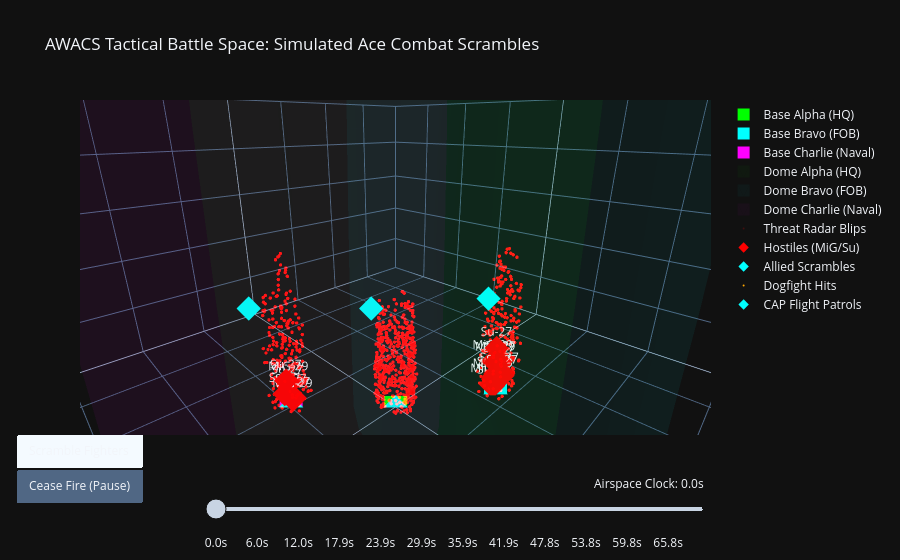

The code cell stored with this chart in its notebook:
### Code cell
# Interactive 3D Animated Tactical Map with Plotly
import plotly.graph_objects as go
import numpy as np
import math

print("Assembling 3D tactical dogfight animation frames...")

# 1. Base stations setup (bases are squares as requested!)
fig = go.Figure(data=[
    go.Scatter3d(x=[0], y=[0], z=[0], mode='markers', marker=dict(size=12, color='lime', symbol='square'), name='Base Alpha (HQ)'),
    go.Scatter3d(x=[-60000], y=[40000], z=[0], mode='markers', marker=dict(size=12, color='cyan', symbol='square'), name='Base Bravo (FOB)'),
    go.Scatter3d(x=[50000], y=[-50000], z=[0], mode='markers', marker=dict(size=12, color='magenta', symbol='square'), name='Base Charlie (Naval)')
])

# 2. Semi-translucent Radar Domes for each base (using Mesh3d for a smooth glass-like dome!)
theta = np.linspace(0, 2.*np.pi, 30)
phi = np.linspace(0, np.pi/2, 15)
theta, phi = np.meshgrid(theta, phi)
r = 100000 # 100km dome range

x_d = (r * np.sin(phi) * np.cos(theta)).flatten()
y_d = (r * np.sin(phi) * np.sin(theta)).flatten()
z_d = (r * np.cos(phi)).flatten()

# Add Mesh3d domes (glass-like, no spiral grids)
fig.add_trace(go.Mesh3d(x=x_d, y=y_d, z=z_d, opacity=0.03, color='lime', alphahull=0, name='Dome Alpha (HQ)', showlegend=True))
fig.add_trace(go.Mesh3d(x=x_d - 60000, y=y_d + 40000, z=z_d, opacity=0.03, color='cyan', alphahull=0, name='Dome Bravo (FOB)', showlegend=True))
fig.add_trace(go.Mesh3d(x=x_d + 50000, y=y_d - 50000, z=z_d, opacity=0.03, color='magenta', alphahull=0, name='Dome Charlie (Naval)', showlegend=True))

# 3. Static background threat plots
fig.add_trace(go.Scatter3d(
    x=top_threats['x'], y=top_threats['y'], z=top_threats['altitude'],
    mode='markers', marker=dict(size=2, color='rgba(255, 0, 0, 0.2)'),
    name='Threat Radar Blips'
))

# 4. Grab top 20 engagements to animate in high-fidelity (increased from 15 for extra intense action!)
engagements = top_threats[top_threats['tti'] > 0].head(20).copy()

# Initial Hostile Positions (t = 0) (Red diamonds represent enemy 3D triangle wings!)
fig.add_trace(go.Scatter3d(
    x=engagements['x'], y=engagements['y'], z=engagements['altitude'],
    mode='markers+text', marker=dict(size=8, color='red', symbol='diamond'),
    text=engagements['aircraft_type'], textposition='top center',
    name='Hostiles (MiG/Su)'
))

# Initial Interceptor Positions (t = 0, starting at their launch bases) (Cyan diamonds represent allied 3D triangle wings!)
bx_coords, by_coords, bz_coords, interceptor_names = [], [], [], []
for _, row in engagements.iterrows():
    b_idx = int(row['launch_base_idx'])
    bx_coords.append(base_x_arr[b_idx])
    by_coords.append(base_y_arr[b_idx])
    bz_coords.append(base_z_arr[b_idx])
    interceptor_names.append('F-15' if row['aircraft_type_id'] == 0 else 'F-14')

fig.add_trace(go.Scatter3d(
    x=bx_coords, y=by_coords, z=bz_coords,
    mode='markers+text', marker=dict(size=8, color='cyan', symbol='diamond'),
    text=interceptor_names, textposition='bottom center',
    name='Allied Scrambles'
))

# Hit Explosion Markers (t = 0, empty)
fig.add_trace(go.Scatter3d(
    x=[None], y=[None], z=[None],
    mode='markers', marker=dict(size=1, color='orange', symbol='circle'),
    name='Dogfight Hits'
))

# Allied Combat Air Patrols (CAP) patrolling the airspace (Cyan diamonds for allied jets!)
patrol_x, patrol_y, patrol_z = [], [], []
for b_idx in range(num_bases):
    patrol_x.append(base_x_arr[b_idx] + 20000.0)
    patrol_y.append(base_y_arr[b_idx])
    patrol_z.append(10000.0)

fig.add_trace(go.Scatter3d(
    x=patrol_x, y=patrol_y, z=patrol_z,
    mode='markers', marker=dict(size=8, color='cyan', symbol='diamond'),
    name='CAP Flight Patrols'
))

# Trace Index mappings:
# 0,1,2: Bases
# 3,4,5: Domes
# 6: Threat Context
# 7: Animated Hostiles
# 8: Animated Allied Scrambles
# 9: Animated Hits
# 10: CAP Flight Patrols

# Calculate Animation Frames
num_frames = 60
max_time = float(engagements['tti'].max() * 1.1)
times = np.linspace(0, max_time, num_frames)
dt = times[1] - times[0]

frames = []
for k, t in enumerate(times):
    b_x, b_y, b_z, b_txt = [], [], [], []
    i_x, i_y, i_z, i_txt = [], [], [], []
    exp_x, exp_y, exp_z, exp_sz = [], [], [], []
    
    for _, row in engagements.iterrows():
        px, py, pz = row['x'], row['y'], row['altitude']
        h_rad = row['heading'] * math.pi / 180.0
        vx = row['velocity'] * math.sin(h_rad)
        vy = row['velocity'] * math.cos(h_rad)
        tti_val = row['tti']
        b_idx = int(row['launch_base_idx'])
        bx, by, bz = base_x_arr[b_idx], base_y_arr[b_idx], base_z_arr[b_idx]
        
        # Target position
        if t < tti_val:
            b_x.append(px + vx * t)
            b_y.append(py + vy * t)
            b_z.append(pz)
            b_txt.append(row['aircraft_type'])
            
            # Allied Interceptor position flying towards interception point
            ratio = t / tti_val
            i_x.append(bx + (row['int_x'] - bx) * ratio)
            i_y.append(by + (row['int_y'] - by) * ratio)
            i_z.append(bz + (row['int_z'] - bz) * ratio)
            i_txt.append('F-15 Eagle' if row['aircraft_type_id'] == 0 else 'F-14 Tomcat')
        else:
            # Show dynamic expanding explosion for 2.5 seconds post-interception
            if t < tti_val + 2.5:
                exp_x.append(row['int_x'])
                exp_y.append(row['int_y'])
                exp_z.append(row['int_z'])
                exp_sz.append(int(10 + (t - tti_val) * 12))
                
    # Allied CAP Flight positions patrolling around their respective bases
    pat_x, pat_y, pat_z = [], [], []
    for b_idx in range(num_bases):
        bx, by = base_x_arr[b_idx], base_y_arr[b_idx]
        omega = 0.06 # angular speed
        rad = 20000.0
        pat_x.append(bx + rad * math.cos(omega * t + b_idx * math.pi/3.0))
        pat_y.append(by + rad * math.sin(omega * t + b_idx * math.pi/3.0))
        pat_z.append(10000.0 + math.sin(omega * t) * 1200.0)
        
    frames.append(go.Frame(
        data=[
            go.Scatter3d(x=b_x, y=b_y, z=b_z, text=b_txt, marker=dict(size=8, color='red', symbol='diamond')),
            go.Scatter3d(x=i_x, y=i_y, z=i_z, text=i_txt, marker=dict(size=8, color='cyan', symbol='diamond')),
            go.Scatter3d(
                x=exp_x if len(exp_x) > 0 else [None],
                y=exp_y if len(exp_y) > 0 else [None],
                z=exp_z if len(exp_z) > 0 else [None],
                marker=dict(size=exp_sz if len(exp_sz) > 0 else 1, color='orange', symbol='circle')
            ),
            go.Scatter3d(x=pat_x, y=pat_y, z=pat_z, marker=dict(size=8, color='cyan', symbol='diamond'))
        ],
        name=f'frame_{k}',
        traces=[7, 8, 9, 10]
    ))

fig.frames = frames

# 5. UI layout controls: Play, Pause, and Timeline Slider
fig.update_layout(
    title='AWACS Tactical Battle Space: Simulated Ace Combat Scrambles',
    scene=dict(
        xaxis=dict(title='X (meters)', range=[-200000, 200000]),
        yaxis=dict(title='Y (meters)', range=[-200000, 200000]),
        zaxis=dict(title='Altitude (meters)', range=[0, 25000]),
        aspectmode='manual',
        aspectratio=dict(x=1, y=1, z=0.5),
        camera=dict(
            eye=dict(x=0.4, y=0.4, z=0.2)
        )
    ),
    template='plotly_dark',
    updatemenus=[dict(
        type='buttons',
        x=0.1, y=0,
        buttons=[
            dict(label='Scramble Fighters', method='animate', args=[None, dict(frame=dict(duration=100, redraw=True), fromcurrent=True)]),
            dict(label='Cease Fire (Pause)', method='animate', args=[[None], dict(frame=dict(duration=0, redraw=False), mode='immediate')])
        ]
    )],
    sliders=[dict(
        steps=[dict(
            method='animate',
            args=[[f'frame_{k}'], dict(mode='immediate', frame=dict(duration=100, redraw=True), transition=dict(duration=0))],
            label=f'{times[k]:.1f}s'
        ) for k in range(num_frames)],
        transition=dict(duration=0),
        x=0.2, y=-0.05,
        currentvalue=dict(font=dict(size=12), prefix='Airspace Clock: ', visible=True, xanchor='right'),
        len=0.8
    )]
)

fig.show()

### Figure 1 — Plotly figure (JSON) as saved in the notebook; plotly's stock layout.template omitted (floating-point values rounded to 4 significant figures; data arrays with more than 128 entries replaced by an {"elided": "..."} marker saying what was removed)
{"data": [{"marker": {"color": "lime", "size": 12, "symbol": "square"}, "mode": "markers", "name": "Base Alpha (HQ)", "type": "scatter3d", "x": [0], "y": [0], "z": [0]}, {"marker": {"color": "cyan", "size": 12, "symbol": "square"}, "mode": "markers", "name": "Base Bravo (FOB)", "type": "scatter3d", "x": [-60000], "y": [40000], "z": [0]}, {"marker": {"color": "magenta", "size": 12, "symbol": "square"}, "mode": "markers", "name": "Base Charlie (Naval)", "type": "scatter3d", "x": [50000], "y": [-50000], "z": [0]}, {"alphahull": 0, "color": "lime", "name": "Dome Alpha (HQ)", "opacity": 0.03, "showlegend": true, "type": "mesh3d", "x": {"elided": "450 float values"}, "y": {"elided": "450 float values"}, "z": {"elided": "450 float values"}}, {"alphahull": 0, "color": "cyan", "name": "Dome Bravo (FOB)", "opacity": 0.03, "showlegend": true, "type": "mesh3d", "x": {"elided": "450 float values"}, "y": {"elided": "450 float values"}, "z": {"elided": "450 float values"}}, {"alphahull": 0, "color": "magenta", "name": "Dome Charlie (Naval)", "opacity": 0.03, "showlegend": true, "type": "mesh3d", "x": {"elided": "450 float values"}, "y": {"elided": "450 float values"}, "z": {"elided": "450 float values"}}, {"marker": {"color": "rgba(255, 0, 0, 0.2)", "size": 2}, "mode": "markers", "name": "Threat Radar Blips", "type": "scatter3d", "x": {"elided": "1000 float values"}, "y": {"elided": "1000 float values"}, "z": {"elided": "1000 float values"}}, {"marker": {"color": "red", "size": 8, "symbol": "diamond"}, "mode": "markers+text", "name": "Hostiles (MiG/Su)", "text": ["Su-27", "MiG-29", "Su-27", "Su-27", "Su-27", "Su-27", "Su-27", "Su-27", "MiG-29", "MiG-29", "MiG-29", "Su-27", "Su-27", "Su-27", "Su-27", "Su-27", "MiG-29", "MiG-29", "Su-27", "Su-27"], "textposition": "top center", "type": "scatter3d", "x": [-60130.0, 49370.0, -59290.0, -58910.0, 48260.0, 50670.0, -58450.0, -61310.0, 48600.0, -58460.0, -57870.0, -63210.0, 51460.0, 48910.0, -59160.0, 49220.0, -58640.0, -55260.0, -64260.0, -59540.0], "y": [39400.0, -47850.0, 37770.0, 39050.0, -51850.0, -51980.0, 37530.0, 40500.0, -52510.0, 36500.0, 38950.0, 38800.0, -54300.0, -54200.0, 44150.0, -45360.0, 36390.0, 39780.0, 42010.0, 37690.0], "z": [1489.0, 882.7, 768.7, 2124.0, 979.7, 2562.0, 1660.0, 3226.0, 2210.0, 881.5, 3264.0, 2834.0, 1127.0, 1809.0, 2189.0, 1185.0, 3249.0, 1805.0, 1997.0, 4558.0]}, {"marker": {"color": "cyan", "size": 8, "symbol": "diamond"}, "mode": "markers+text", "name": "Allied Scrambles", "text": ["F-14", "F-15", "F-14", "F-14", "F-14", "F-14", "F-14", "F-14", "F-15", "F-15", "F-15", "F-14", "F-14", "F-14", "F-14", "F-14", "F-15", "F-15", "F-14", "F-14"], "textposition": "bottom center", "type": "scatter3d", "x": [-60000, 50000, -60000, -60000, 50000, 50000, 0, -60000, 50000, -60000, -60000, -60000, 50000, 50000, -60000, 0, -60000, -60000, -60000, 0], "y": [40000, -50000, 40000, 40000, -50000, -50000, 0, 40000, -50000, 40000, 40000, 40000, -50000, -50000, 40000, 0, 40000, 40000, 40000, 0], "z": [0, 0, 0, 0, 0, 0, 0, 0, 0, 0, 0, 0, 0, 0, 0, 0, 0, 0, 0, 0]}, {"marker": {"color": "orange", "size": 1, "symbol": "circle"}, "mode": "markers", "name": "Dogfight Hits", "type": "scatter3d", "x": [null], "y": [null], "z": [null]}, {"marker": {"color": "cyan", "size": 8, "symbol": "diamond"}, "mode": "markers", "name": "CAP Flight Patrols", "type": "scatter3d", "x": [20000, -40000, 70000], "y": [0, 40000, -50000], "z": [10000, 10000, 10000]}], "layout": {"scene": {"aspectmode": "manual", "aspectratio": {"x": 1, "y": 1, "z": 0.5}, "camera": {"eye": {"x": 0.4, "y": 0.4, "z": 0.2}}, "xaxis": {"range": [-200000, 200000], "title": {"text": "X (meters)"}}, "yaxis": {"range": [-200000, 200000], "title": {"text": "Y (meters)"}}, "zaxis": {"range": [0, 25000], "title": {"text": "Altitude (meters)"}}}, "sliders": [{"currentvalue": {"font": {"size": 12}, "prefix": "Airspace Clock: ", "visible": true, "xanchor": "right"}, "len": 0.8, "steps": [{"args": [["frame_0"], {"frame": {"duration": 100, "redraw": true}, "mode": "immediate", "transition": {"duration": 0}}], "label": "0.0s", "method": "animate"}, {"args": [["frame_1"], {"frame": {"duration": 100, "redraw": true}, "mode": "immediate", "transition": {"duration": 0}}], "label": "1.2s", "method": "animate"}, {"args": [["frame_2"], {"frame": {"duration": 100, "redraw": true}, "mode": "immediate", "transition": {"duration": 0}}], "label": "2.4s", "method": "animate"}, {"args": [["frame_3"], {"frame": {"duration": 100, "redraw": true}, "mode": "immediate", "transition": {"duration": 0}}], "label": "3.6s", "method": "animate"}, {"args": [["frame_4"], {"frame": {"duration": 100, "redraw": true}, "mode": "immediate", "transition": {"duration": 0}}], "label": "4.8s", "method": "animate"}, {"args": [["frame_5"], {"frame": {"duration": 100, "redraw": true}, "mode": "immediate", "transition": {"duration": 0}}], "label": "6.0s", "method": "animate"}, {"args": [["frame_6"], {"frame": {"duration": 100, "redraw": true}, "mode": "immediate", "transition": {"duration": 0}}], "label": "7.2s", "method": "animate"}, {"args": [["frame_7"], {"frame": {"duration": 100, "redraw": true}, "mode": "immediate", "transition": {"duration": 0}}], "label": "8.4s", "method": "animate"}, {"args": [["frame_8"], {"frame": {"duration": 100, "redraw": true}, "mode": "immediate", "transition": {"duration": 0}}], "label": "9.6s", "method": "animate"}, {"args": [["frame_9"], {"frame": {"duration": 100, "redraw": true}, "mode": "immediate", "transition": {"duration": 0}}], "label": "10.8s", "method": "animate"}, {"args": [["frame_10"], {"frame": {"duration": 100, "redraw": true}, "mode": "immediate", "transition": {"duration": 0}}], "label": "12.0s", "method": "animate"}, {"args": [["frame_11"], {"frame": {"duration": 100, "redraw": true}, "mode": "immediate", "transition": {"duration": 0}}], "label": "13.2s", "method": "animate"}, {"args": [["frame_12"], {"frame": {"duration": 100, "redraw": true}, "mode": "immediate", "transition": {"duration": 0}}], "label": "14.4s", "method": "animate"}, {"args": [["frame_13"], {"frame": {"duration": 100, "redraw": true}, "mode": "immediate", "transition": {"duration": 0}}], "label": "15.6s", "method": "animate"}, {"args": [["frame_14"], {"frame": {"duration": 100, "redraw": true}, "mode": "immediate", "transition": {"duration": 0}}], "label": "16.7s", "method": "animate"}, {"args": [["frame_15"], {"frame": {"duration": 100, "redraw": true}, "mode": "immediate", "transition": {"duration": 0}}], "label": "17.9s", "method": "animate"}, {"args": [["frame_16"], {"frame": {"duration": 100, "redraw": true}, "mode": "immediate", "transition": {"duration": 0}}], "label": "19.1s", "method": "animate"}, {"args": [["frame_17"], {"frame": {"duration": 100, "redraw": true}, "mode": "immediate", "transition": {"duration": 0}}], "label": "20.3s", "method": "animate"}, {"args": [["frame_18"], {"frame": {"duration": 100, "redraw": true}, "mode": "immediate", "transition": {"duration": 0}}], "label": "21.5s", "method": "animate"}, {"args": [["frame_19"], {"frame": {"duration": 100, "redraw": true}, "mode": "immediate", "transition": {"duration": 0}}], "label": "22.7s", "method": "animate"}, {"args": [["frame_20"], {"frame": {"duration": 100, "redraw": true}, "mode": "immediate", "transition": {"duration": 0}}], "label": "23.9s", "method": "animate"}, {"args": [["frame_21"], {"frame": {"duration": 100, "redraw": true}, "mode": "immediate", "transition": {"duration": 0}}], "label": "25.1s", "method": "animate"}, {"args": [["frame_22"], {"frame": {"duration": 100, "redraw": true}, "mode": "immediate", "transition": {"duration": 0}}], "label": "26.3s", "method": "animate"}, {"args": [["frame_23"], {"frame": {"duration": 100, "redraw": true}, "mode": "immediate", "transition": {"duration": 0}}], "label": "27.5s", "method": "animate"}, {"args": [["frame_24"], {"frame": {"duration": 100, "redraw": true}, "mode": "immediate", "transition": {"duration": 0}}], "label": "28.7s", "method": "animate"}, {"args": [["frame_25"], {"frame": {"duration": 100, "redraw": true}, "mode": "immediate", "transition": {"duration": 0}}], "label": "29.9s", "method": "animate"}, {"args": [["frame_26"], {"frame": {"duration": 100, "redraw": true}, "mode": "immediate", "transition": {"duration": 0}}], "label": "31.1s", "method": "animate"}, {"args": [["frame_27"], {"frame": {"duration": 100, "redraw": true}, "mode": "immediate", "transition": {"duration": 0}}], "label": "32.3s", "method": "animate"}, {"args": [["frame_28"], {"frame": {"duration": 100, "redraw": true}, "mode": "immediate", "transition": {"duration": 0}}], "label": "33.5s", "method": "animate"}, {"args": [["frame_29"], {"frame": {"duration": 100, "redraw": true}, "mode": "immediate", "transition": {"duration": 0}}], "label": "34.7s", "method": "animate"}, {"args": [["frame_30"], {"frame": {"duration": 100, "redraw": true}, "mode": "immediate", "transition": {"duration": 0}}], "label": "35.9s", "method": "animate"}, {"args": [["frame_31"], {"frame": {"duration": 100, "redraw": true}, "mode": "immediate", "transition": {"duration": 0}}], "label": "37.1s", "method": "animate"}, {"args": [["frame_32"], {"frame": {"duration": 100, "redraw": true}, "mode": "immediate", "transition": {"duration": 0}}], "label": "38.3s", "method": "animate"}, {"args": [["frame_33"], {"frame": {"duration": 100, "redraw": true}, "mode": "immediate", "transition": {"duration": 0}}], "label": "39.5s", "method": "animate"}, {"args": [["frame_34"], {"frame": {"duration": 100, "redraw": true}, "mode": "immediate", "transition": {"duration": 0}}], "label": "40.7s", "method": "animate"}, {"args": [["frame_35"], {"frame": {"duration": 100, "redraw": true}, "mode": "immediate", "transition": {"duration": 0}}], "label": "41.9s", "method": "animate"}, {"args": [["frame_36"], {"frame": {"duration": 100, "redraw": true}, "mode": "immediate", "transition": {"duration": 0}}], "label": "43.1s", "method": "animate"}, {"args": [["frame_37"], {"frame": {"duration": 100, "redraw": true}, "mode": "immediate", "transition": {"duration": 0}}], "label": "44.3s", "method": "animate"}, {"args": [["frame_38"], {"frame": {"duration": 100, "redraw": true}, "mode": "immediate", "transition": {"duration": 0}}], "label": "45.5s", "method": "animate"}, {"args": [["frame_39"], {"frame": {"duration": 100, "redraw": true}, "mode": "immediate", "transition": {"duration": 0}}], "label": "46.7s", "method": "animate"}, {"args": [["frame_40"], {"frame": {"duration": 100, "redraw": true}, "mode": "immediate", "transition": {"duration": 0}}], "label": "47.8s", "method": "animate"}, {"args": [["frame_41"], {"frame": {"duration": 100, "redraw": true}, "mode": "immediate", "transition": {"duration": 0}}], "label": "49.0s", "method": "animate"}, {"args": [["frame_42"], {"frame": {"duration": 100, "redraw": true}, "mode": "immediate", "transition": {"duration": 0}}], "label": "50.2s", "method": "animate"}, {"args": [["frame_43"], {"frame": {"duration": 100, "redraw": true}, "mode": "immediate", "transition": {"duration": 0}}], "label": "51.4s", "method": "animate"}, {"args": [["frame_44"], {"frame": {"duration": 100, "redraw": true}, "mode": "immediate", "transition": {"duration": 0}}], "label": "52.6s", "method": "animate"}, {"args": [["frame_45"], {"frame": {"duration": 100, "redraw": true}, "mode": "immediate", "transition": {"duration": 0}}], "label": "53.8s", "method": "animate"}, {"args": [["frame_46"], {"frame": {"duration": 100, "redraw": true}, "mode": "immediate", "transition": {"duration": 0}}], "label": "55.0s", "method": "animate"}, {"args": [["frame_47"], {"frame": {"duration": 100, "redraw": true}, "mode": "immediate", "transition": {"duration": 0}}], "label": "56.2s", "method": "animate"}, {"args": [["frame_48"], {"frame": {"duration": 100, "redraw": true}, "mode": "immediate", "transition": {"duration": 0}}], "label": "57.4s", "method": "animate"}, {"args": [["frame_49"], {"frame": {"duration": 100, "redraw": true}, "mode": "immediate", "transition": {"duration": 0}}], "label": "58.6s", "method": "animate"}, {"args": [["frame_50"], {"frame": {"duration": 100, "redraw": true}, "mode": "immediate", "transition": {"duration": 0}}], "label": "59.8s", "method": "animate"}, {"args": [["frame_51"], {"frame": {"duration": 100, "redraw": true}, "mode": "immediate", "transition": {"duration": 0}}], "label": "61.0s", "method": "animate"}, {"args": [["frame_52"], {"frame": {"duration": 100, "redraw": true}, "mode": "immediate", "transition": {"duration": 0}}], "label": "62.2s", "method": "animate"}, {"args": [["frame_53"], {"frame": {"duration": 100, "redraw": true}, "mode": "immediate", "transition": {"duration": 0}}], "label": "63.4s", "method": "animate"}, {"args": [["frame_54"], {"frame": {"duration": 100, "redraw": true}, "mode": "immediate", "transition": {"duration": 0}}], "label": "64.6s", "method": "animate"}, {"args": [["frame_55"], {"frame": {"duration": 100, "redraw": true}, "mode": "immediate", "transition": {"duration": 0}}], "label": "65.8s", "method": "animate"}, {"args": [["frame_56"], {"frame": {"duration": 100, "redraw": true}, "mode": "immediate", "transition": {"duration": 0}}], "label": "67.0s", "method": "animate"}, {"args": [["frame_57"], {"frame": {"duration": 100, "redraw": true}, "mode": "immediate", "transition": {"duration": 0}}], "label": "68.2s", "method": "animate"}, {"args": [["frame_58"], {"frame": {"duration": 100, "redraw": true}, "mode": "immediate", "transition": {"duration": 0}}], "label": "69.4s", "method": "animate"}, {"args": [["frame_59"], {"frame": {"duration": 100, "redraw": true}, "mode": "immediate", "transition": {"duration": 0}}], "label": "70.6s", "method": "animate"}], "transition": {"duration": 0}, "x": 0.2, "y": -0.05}], "title": {"text": "AWACS Tactical Battle Space: Simulated Ace Combat Scrambles"}, "updatemenus": [{"buttons": [{"args": [null, {"frame": {"duration": 100, "redraw": true}, "fromcurrent": true}], "label": "Scramble Fighters", "method": "animate"}, {"args": [[null], {"frame": {"duration": 0, "redraw": false}, "mode": "immediate"}], "label": "Cease Fire (Pause)", "method": "animate"}], "type": "buttons", "x": 0.1, "y": 0}]}}
